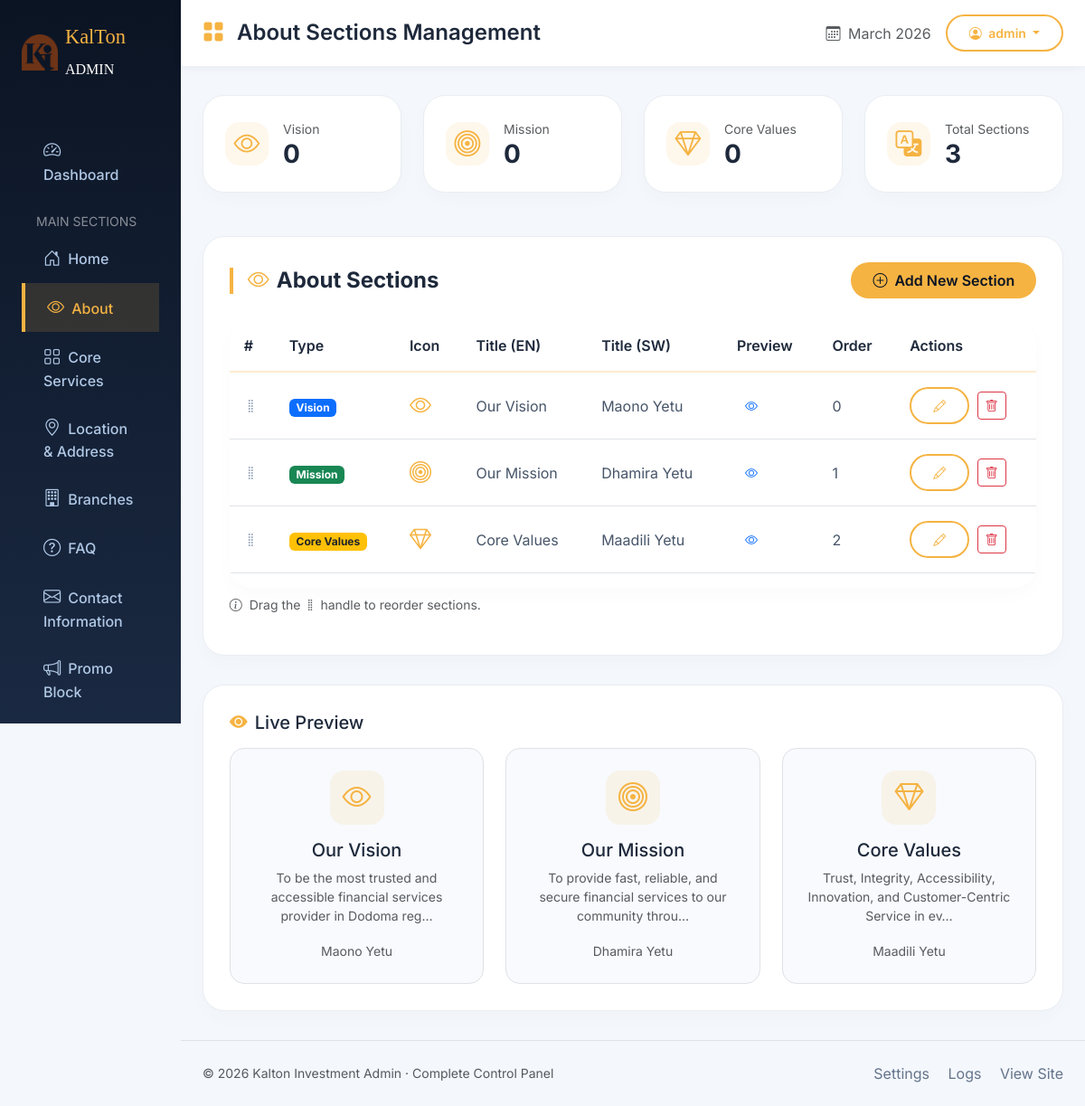
Page /admin-panel/about/ (signed in) on the committed database.
### website/models.py (models this page shows, shortened)
class WebsiteSetting(models.Model):
    site_name = models.CharField(max_length=100, default="Kalton Investment")
    primary_color = models.CharField(max_length=20, default="#f5b342")
    favicon = models.ImageField(upload_to='settings/', blank=True, null=True)
    logo = models.ImageField(upload_to='settings/', blank=True, null=True)
    class Meta:
        verbose_name = "Website Setting"
        verbose_name_plural = "Website Settings"

class BaseModel(models.Model):
    created_at = models.DateTimeField(auto_now_add=True)
    updated_at = models.DateTimeField(auto_now=True)
    is_active = models.BooleanField(default=True)
    order = models.IntegerField(default=0, help_text="Display order")
    class Meta:
        abstract = True
        ordering = ['order', '-created_at']

class AboutSection(BaseModel):
    SECTION_TYPES = [
        ('vision', 'Vision'),
        ('mission', 'Mission'),
        ('values', 'Core Values'),
    ]
    section_type = models.CharField(max_length=20, choices=SECTION_TYPES, unique=True)
    title_en = models.CharField(max_length=100)
    title_sw = models.CharField(max_length=100)
    content_en = models.TextField()
    content_sw = models.TextField()
    icon = models.CharField(max_length=50, help_text="Bootstrap icon class", default="bi-eye")
    class Meta:
        verbose_name = "About Section"
        verbose_name_plural = "About Sections"

### website/views.py (the view)
# urls.py: path('admin-panel/about/', views.admin_about_list, name='admin_about_list'),
@login_required
def admin_about_list(request):
    sections = AboutSection.objects.all().order_by('order')
    return render(request, 'website/admin/about/about_list.html', {'sections': sections})

### website/context_processors.py (called while the page is built)
def website_settings(request):
    return {
        'site_settings': WebsiteSetting.objects.first(),
        'contact_info': ContactInfo.objects.first(),
    }

### website/templates/website/admin/about/about_list.html (shortened to what this page needs)
{% extends 'website/admin/admin_panel.html' %}
{% load static %}
{% block header_title %}About Sections Management{% endblock %}
{% block content %}
<div class="row g-4 mb-5">
  <div class="col-md-3">
    <div class="stat-card d-flex align-items-center">
      <div class="stat-icon me-3"><i class="bi bi-eye"></i></div>
      <div>
        <small class="text-muted">Vision</small>
        <h3 class="mb-0 fw-bold">{{ vision_count|default:"0" }}</h3>
      </div>
    </div>
  </div>
  <div class="col-md-3">
    <div class="stat-card d-flex align-items-center">
      <div class="stat-icon me-3"><i class="bi bi-bullseye"></i></div>
      <div>
        <small class="text-muted">Mission</small>
        <h3 class="mb-0 fw-bold">{{ mission_count|default:"0" }}</h3>
      </div>
    </div>
  </div>
  <div class="col-md-3">
    <div class="stat-card d-flex align-items-center">
      <div class="stat-icon me-3"><i class="bi bi-gem"></i></div>
      <div>
        <small class="text-muted">Core Values</small>
        <h3 class="mb-0 fw-bold">{{ values_count|default:"0" }}</h3>
      </div>
    </div>
  </div>
  <div class="col-md-3">
    <div class="stat-card d-flex align-items-center">
      <div class="stat-icon me-3"><i class="bi bi-translate"></i></div>
      <div>
        <small class="text-muted">Total Sections</small>
        <h3 class="mb-0 fw-bold">{{ sections.count }}</h3>
      </div>
    </div>
  </div>
</div>
<section class="section-card">
  <div class="d-flex justify-content-between align-items-center mb-4">
    <h4 class="section-title mb-0"><i class="bi bi-eye gold-accent"></i> About Sections</h4>
    <a href="{% url 'website:admin_about_add' %}" class="btn btn-gold">
      <i class="bi bi-plus-circle me-2"></i>Add New Section
    </a>
  </div>
  <div class="table-custom table-responsive">
    <table class="table table-hover align-middle">
      <thead>
        <tr>
          <th style="width: 50px;">#</th>
          <th>Type</th>
          <th>Icon</th>
          <th>Title (EN)</th>
          <th>Title (SW)</th>
          <th>Preview</th>
          <th>Order</th>
          <th>Actions</th>
        </tr>
      </thead>
      <tbody id="sortable-sections">
        {% for section in sections %}
        <tr data-id="{{ section.id }}">
          <td>
            <i class="bi bi-grip-vertical drag-handle"></i>
          </td>
          <td>
            <span class="badge {% if section.section_type == 'vision' %}bg-primary
                               {% elif section.section_type == 'mission' %}bg-success
                               {% else %}bg-warning text-dark{% endif %}">
              {{ section.get_section_type_display }}
            </span>
          </td>
          <td>
            <i class="bi {{ section.icon }} fs-4 gold-accent"></i>
          </td>
          <td>{{ section.title_en|truncatechars:30 }}</td>
          <td>{{ section.title_sw|truncatechars:30 }}</td>
          <td>
            <button class="btn btn-sm btn-link" type="button"
                    data-bs-toggle="popover"
                    data-bs-trigger="hover"
                    title="Content Preview"
                    data-bs-content="EN: {{ section.content_en|truncatechars:50 }}... | SW: {{ section.content_sw|truncatechars:50 }}...">
              <i class="bi bi-eye"></i>
            </button>
          </td>
          <td>{{ section.order }}</td>
          <td>
            <a href="{% url 'website:admin_about_edit' section.id %}" class="btn btn-sm btn-outline-gold me-1">
              <i class="bi bi-pencil"></i>
            </a>
            <button type="button" class="btn btn-sm btn-outline-danger"
                    data-bs-toggle="modal"
                    data-bs-target="#deleteModal{{ section.id }}">
              <i class="bi bi-trash"></i>
            </button>
          </td>
        </tr>
        {% endfor %}
      </tbody>
    </table>
  </div>
  <p class="text-muted small mt-2">
    <i class="bi bi-info-circle me-1"></i> Drag the <i class="bi bi-grip-vertical"></i> handle to reorder sections.
  </p>
</section>
<section class="section-card mt-4">
  <h5 class="mb-3"><i class="bi bi-eye-fill me-2 gold-accent"></i>Live Preview</h5>
  <div class="row g-4">
    {% for section in sections %}
    <div class="col-md-4">
      <div class="text-center p-4 border rounded-4" style="background: #f8fafd;">
        <div class="stat-icon mx-auto mb-3" style="width: 60px; height: 60px; font-size: 2rem;">
          <i class="bi {{ section.icon }}"></i>
        </div>
        <h5>{{ section.title_en }}</h5>
        <p class="small text-muted">{{ section.content_en|truncatechars:80 }}</p>
        <small class="text-muted">{{ section.title_sw }}</small>
      </div>
    </div>
    {% empty %}
    <div class="col-12 text-center py-4">
      <p class="text-muted">No sections to preview</p>
    </div>
    {% endfor %}
  </div>
</section>
{% endblock %}

### website/templates/website/admin/admin_panel.html (shortened to what this page needs)
{% load static %}
<!DOCTYPE html>
<html lang="en">
<head>
  <link href="https://cdn.jsdelivr.net/npm/bootstrap@5.3.2/dist/css/bootstrap.min.css" rel="stylesheet">
  <link rel="stylesheet" href="https://cdn.jsdelivr.net/npm/bootstrap-icons@1.11.3/font/bootstrap-icons.min.css">
  <link rel="stylesheet" href="https://code.jquery.com/ui/1.13.2/themes/base/jquery-ui.css">
  <link rel="stylesheet" href="https://cdnjs.cloudflare.com/ajax/libs/toastr.js/latest/toastr.min.css">
</head>
<body>
  <div class="container-fluid p-0">
    <div class="row g-0">
      <div class="col-lg-2 col-md-3 admin-sidebar p-0">
        <div class="p-4">
          <div class="d-flex align-items-center gap-2 mb-5">
             {% if site_settings and site_settings.logo %}
                <img src="{{ site_settings.logo.url }}" width="40" height="40" alt="Kalton">
            {% else %}
                <img src="{% static 'website/images/K I.png' %}" width="40" height="40" alt="Kalton">
            {% endif %}
            <span style="font-family: 'Playfair Display'; font-size: 1.4rem; color: #f5b342;">KalTon<br><small class="text-white fs-6 fw-light">ADMIN</small></span>
          </div>
          <nav class="nav flex-column">
            <a class="nav-link {% if request.resolver_match.url_name == 'admin_dashboard' %}active{% endif %}" href="{% url 'website:admin_panel' %}">
              <i class="bi bi-speedometer2 me-2"></i>Dashboard
            </a>
            <div class="small text-white-50 mt-3 mb-1 px-3">MAIN SECTIONS</div>
            <a class="nav-link {% if 'hero' in request.path %}active{% endif %}" href="{% url 'website:admin_hero' %}">
              <i class="bi bi-house-door me-2"></i>Home
            </a>
            <a class="nav-link {% if 'about' in request.path %}active{% endif %}" href="{% url 'website:admin_about_list' %}">
              <i class="bi bi-eye me-2"></i>About
            </a>
            <a class="nav-link {% if 'services' in request.path %}active{% endif %}" href="{% url 'website:admin_core_services' %}">
              <i class="bi bi-grid me-2"></i>Core Services
            </a>
            <a class="nav-link {% if 'location' in request.path %}active{% endif %}" href="{% url 'website:admin_location' %}">
              <i class="bi bi-geo-alt me-2"></i>Location & Address
            </a>
            <a class="nav-link {% if 'branches' in request.path %}active{% endif %}" href="{% url 'website:admin_branches' %}">
              <i class="bi bi-building me-2"></i>Branches
            </a>
            <a class="nav-link {% if 'faq' in request.path %}active{% endif %}" href="{% url 'website:admin_faqs' %}">
              <i class="bi bi-question-circle me-2"></i>FAQ
            </a>
            <a class="nav-link {% if 'contact' in request.path %}active{% endif %}" href="{% url 'website:admin_contact' %}">
                <i class="bi bi-envelope me-2"></i>Contact Information
            </a>
            <a class="nav-link {% if 'promo-block' in request.path %}active{% endif %}" href="{% url 'website:admin_promo_block' %}">
                <i class="bi bi-megaphone me-2"></i>Promo Block
            </a>
          </nav>
        </div>
      </div>
      <div class="col-lg-10 col-md-9">
        <div class="admin-header">
          <div class="container-fluid px-4">
            <div class="d-flex justify-content-between align-items-center">
              <h4 class="mb-0 fw-semibold">
                <i class="bi bi-grid-fill me-2 gold-accent"></i>
                {% block header_title %}Admin Dashboard{% endblock %}
              </h4>
              <div class="d-flex align-items-center gap-3">
                <span class="text-muted">
                  <i class="bi bi-calendar3 me-1"></i>
                  {% now "F Y" %}
                </span>
                <div class="dropdown">
                  <button class="btn btn-outline-gold btn-sm dropdown-toggle" type="button" data-bs-toggle="dropdown">
                    <i class="bi bi-person-circle me-1"></i> {{ request.user.username|default:"Admin" }}
                  </button>
                </div>
              </div>
            </div>
          </div>
        </div>
        <div class="container-fluid px-4" id="dashboard">
          {% block content %}{% endblock %}
        </div>
        <footer class="border-top mt-4 py-4 px-4 footer-links">
          <div class="d-flex justify-content-between align-items-center">
            <span class="text-muted small">© {% now "Y" %} Kalton Investment Admin · Complete Control Panel</span>
            <div>
              <a href="#" class="me-3">Settings</a>
              <a href="#" class="me-3">Logs</a>
              <a href="{% url 'website:home' %}" target="_blank">View Site</a>
            </div>
          </div>
        </footer>
      </div>
    </div>
  </div>
</body>
</html>

### website/templates/website/admin/admin_panel.html (style rules this page uses)
* { margin: 0; padding: 0; box-sizing: border-box; }
body { font-family: 'Inter', sans-serif; background: #f4f7fc; color: #1e293b; }
.admin-sidebar { background: linear-gradient(180deg, #0b1423 0%, #1a2942 100%); min-height: 100vh; color: #eef4ff; position: sticky; top: 0; height: 100vh; overflow-y: auto; }
.admin-sidebar .nav-link { color: #b0c8e5; padding: 0.8rem 1.5rem; font-weight: 500; transition: all 0.2s; }
.admin-sidebar .nav-link:hover, .admin-sidebar .nav-link.active { background: rgba(245, 180, 66, 0.15); color: #f5b342; border-left: 4px solid #f5b342; }
.admin-sidebar .nav-link i { width: 24px; font-size: 1.2rem; }
.admin-header { background: white; box-shadow: 0 2px 10px rgba(0,0,0,0.05); padding: 1rem 0; margin-bottom: 2rem; position: sticky; top: 0; z-index: 100; }
.stat-card { background: white; border-radius: 1.5rem; padding: 1.5rem; box-shadow: 0 8px 20px rgba(0,0,0,0.02); border: 1px solid #e9eef2; transition: all 0.2s; }
.stat-icon { width: 48px; height: 48px; background: rgba(245, 180, 66, 0.1); border-radius: 16px; display: flex; align-items: center; justify-content: center; font-size: 1.8rem; color: #f5b342; }
.btn-gold { background: #f5b342; color: #0b1423; font-weight: 600; border: none; border-radius: 50px; padding: 0.5rem 1.5rem; }
.btn-outline-gold { border: 2px solid #f5b342; color: #f5b342; border-radius: 50px; padding: 0.5rem 1.5rem; font-weight: 600; background: transparent; }
.table-custom { background: white; border-radius: 1.5rem; overflow: hidden; box-shadow: 0 8px 20px rgba(0,0,0,0.02); }
.table-custom thead { background: #f8fafd; border-bottom: 2px solid #f5b34240; }
.table-custom th { padding: 1rem; font-weight: 600; color: #1e293b; }
.table-custom td { padding: 1rem; vertical-align: middle; color: #475569; }
.section-card { background: white; border-radius: 1.5rem; padding: 1.8rem; margin-bottom: 2rem; box-shadow: 0 8px 20px rgba(0,0,0,0.02); border: 1px solid #e9eef2; }
.section-title { font-weight: 700; margin-bottom: 1.5rem; display: flex; align-items: center; gap: 0.5rem; border-left: 4px solid #f5b342; padding-left: 1rem; }
.footer-links a { color: #64748b; text-decoration: none; transition: color 0.2s; }
.drag-handle { cursor: grab; color: #94a3b8; }
.gold-accent { color: #f5b342; }

### rows in the picture
WebsiteSetting: logo (picture)
AboutSection: section_type "Vision", title_en "Our Vision", title_sw "Maono Yetu", order "0", content_en "To be the most trusted and accessible financial services provider in Dodoma reg…"
AboutSection: section_type "Mission", title_en "Our Mission", title_sw "Dhamira Yetu", order "1", content_en "To provide fast, reliable, and secure financial services to our community throu…"
AboutSection: section_type "Core Values", title_en "Core Values", title_sw "Maadili Yetu", order "2", content_en "Trust, Integrity, Accessibility, Innovation, and Customer-Centric Service in ev…"

### other values in the picture
{{ request.user.username|default:"Admin" }} "admin"
{{ vision_count|default:"0" }} "0"
{{ mission_count|default:"0" }} "0"
{{ values_count|default:"0" }} "0"
{{ sections.count }} "3"
